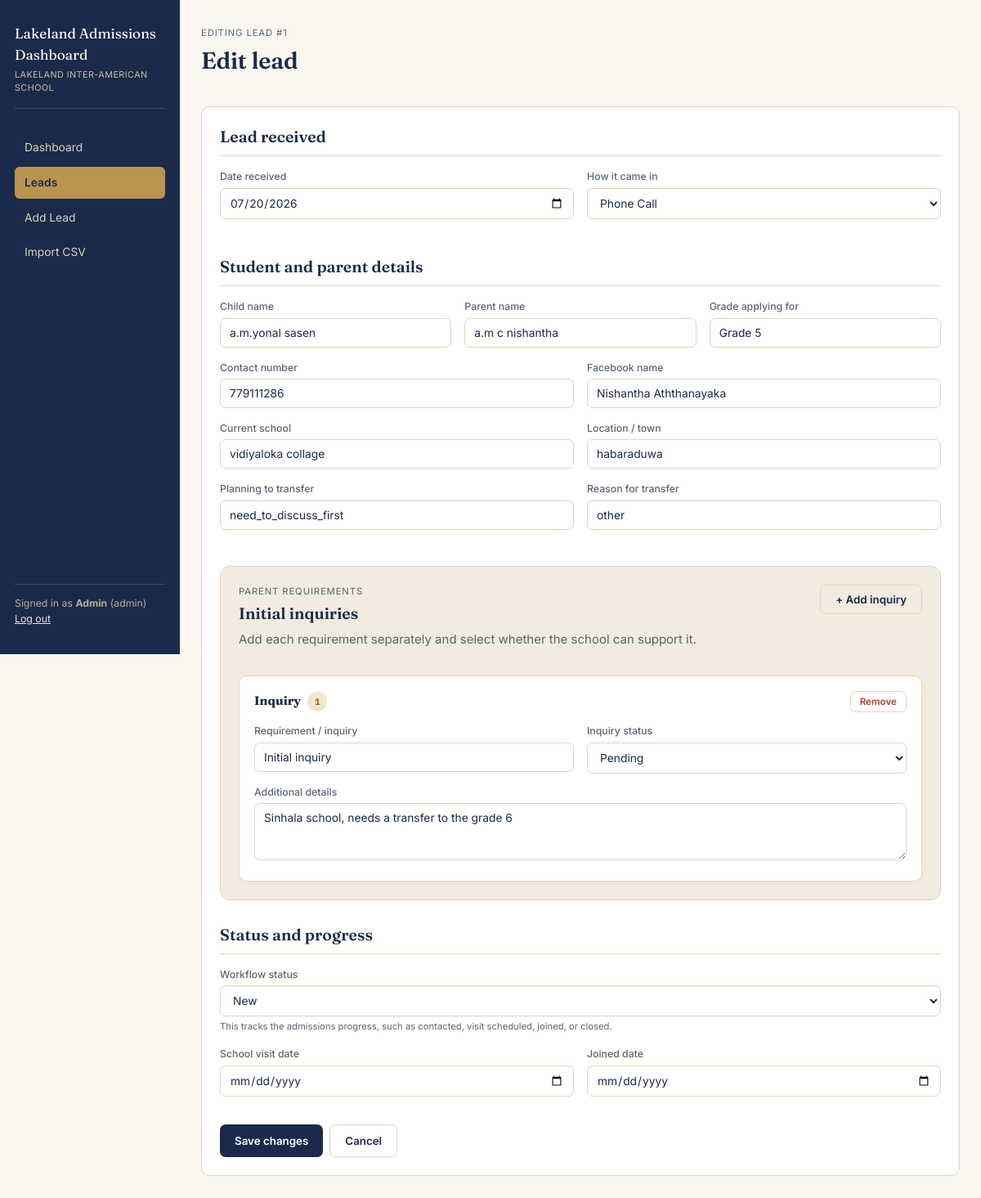
Screenshot of /lead_form.php?id=1 (signed in) with the database file from the repository.
### tables this page shows
CREATE TABLE IF NOT EXISTS leads (
  id INT AUTO_INCREMENT PRIMARY KEY,
  received_date DATE NOT NULL,
  source ENUM('lead_form','whatsapp','facebook','call_in','walk_in','referral','other') NOT NULL DEFAULT 'other',
  grade VARCHAR(50) DEFAULT '',
  contact VARCHAR(50) DEFAULT '',
  parent_name VARCHAR(120) DEFAULT '',
  child_name VARCHAR(120) DEFAULT '',
  current_school VARCHAR(180) DEFAULT '',
  location VARCHAR(120) DEFAULT '',
  fb_name VARCHAR(120) DEFAULT '',
  inquiry_notes TEXT,
  transfer_period VARCHAR(120) DEFAULT '',
  reason VARCHAR(150) DEFAULT '',
  status ENUM(
    'new',
    'contacted',
    'high_quality',
    'follow_up',
    'visit_scheduled',
    'visited',
    'converted',
    'not_interested',
    'rejected',
    'random_click'
  ) NOT NULL DEFAULT 'new',
  rejection_reason VARCHAR(255) DEFAULT NULL,
  visit_date DATE DEFAULT NULL,
  converted_date DATE DEFAULT NULL,
  created_at TIMESTAMP DEFAULT CURRENT_TIMESTAMP,
  updated_at TIMESTAMP DEFAULT CURRENT_TIMESTAMP ON UPDATE CURRENT_TIMESTAMP
);

### includes/helpers.php (called while the page is built, shortened)
<?php
function e(?string $value): string
{
    return htmlspecialchars(
        $value ?? '',
        ENT_QUOTES,
        'UTF-8'
    );
}

### lead_form.php (the view, shortened to what this page needs)
<?php
require_once __DIR__ . '/includes/auth.php';
require_once __DIR__ . '/includes/helpers.php';
$db = get_db();
$id = isset($_GET['id'])
    ? (int) $_GET['id']
    : (isset($_POST['id']) ? (int) $_POST['id'] : 0);
function lead_form_table_exists($db, $table)
{
    try {
        $stmt = $db->query("SHOW TABLES LIKE " . $db->quote($table));
        return (bool) $stmt->fetchColumn();
    } catch (Throwable $error) {
        return false;
    }
}
function lead_form_table_columns($db, $table)
{
    if (!lead_form_table_exists($db, $table)) {
        return [];
    }
    try {
        $rows = $db->query("SHOW COLUMNS FROM `{$table}`")->fetchAll(PDO::FETCH_ASSOC);
        return array_column($rows, 'Field');
    } catch (Throwable $error) {
        return [];
    }
}
$inquiryColumns = lead_form_table_columns($db, 'lead_inquiries');
$hasInquiryTable = !empty($inquiryColumns);
$inquiryStatusLabels = [
    'possible' => 'Possible',
    'not_possible' => 'Not Possible',
    'can_consider' => 'Can Consider',
    'adjustable' => 'Can Adjust',
    'recommended' => 'Recommended',
    'management_approval' => 'Need Management Approval',
    'alternative_available' => 'Alternative Available',
    'pending' => 'Pending',
    'completed' => 'Completed',
];
$lead = [
    'received_date' => date('Y-m-d'),
    'received_time' => date('H:i'),
    'source' => 'call_in',
    'grade' => '',
    'contact' => '',
    'contact_status' => 'new',
    'parent_name' => '',
    'child_name' => '',
    'current_school' => '',
    'location' => '',
    'fb_name' => '',
    'inquiry_notes' => '',
    'transfer_period' => '',
    'reason' => '',
    'status' => 'new',
    'parent_response' => 'pending',
    'rejection_reason' => '',
    'visit_date' => '',
    'converted_date' => '',
];
$inquiries = [
    [
        'inquiry_title' => '',
        'inquiry_details' => '',
        'inquiry_status' => 'pending',
    ],
];
if ($id > 0) {
    $stmt = $db->prepare('SELECT * FROM leads WHERE id = ?');
    $stmt->execute([$id]);
    $existing = $stmt->fetch(PDO::FETCH_ASSOC);
    $lead = array_merge($lead, $existing);
    if (!empty($lead['received_time'])) {
        $lead['received_time'] = substr((string) $lead['received_time'], 0, 5);
    }
    if ($hasInquiryTable) {
        $selectFields = array_values(array_intersect(
            ['inquiry_title', 'inquiry_details', 'inquiry_status'],
            $inquiryColumns
        ));
        if (
            in_array('lead_id', $inquiryColumns, true)
            && count($selectFields) === 3
        ) {
            $orderParts = [];
            if (in_array('created_at', $inquiryColumns, true)) {
                $orderParts[] = 'created_at ASC';
            }
            if (in_array('id', $inquiryColumns, true)) {
                $orderParts[] = 'id ASC';
            }
            $sql = 'SELECT inquiry_title, inquiry_details, inquiry_status
                    FROM lead_inquiries
                    WHERE lead_id = ?';
            if ($orderParts) {
                $sql .= ' ORDER BY ' . implode(', ', $orderParts);
            }
            $inquiryStmt = $db->prepare($sql);
            $inquiryStmt->execute([$id]);
            $savedInquiries = $inquiryStmt->fetchAll(PDO::FETCH_ASSOC);
            if ($savedInquiries) {
                $inquiries = $savedInquiries;
            } elseif (!empty($lead['inquiry_notes'])) {
                $inquiries = [[
                    'inquiry_title' => 'Initial inquiry',
                    'inquiry_details' => $lead['inquiry_notes'],
                    'inquiry_status' => 'pending',
                ]];
            }
        }
    } elseif (!empty($lead['inquiry_notes'])) {
        $inquiries = [[
            'inquiry_title' => 'Initial inquiry',
            'inquiry_details' => $lead['inquiry_notes'],
            'inquiry_status' => 'pending',
        ]];
    }
}
require __DIR__ . '/includes/layout_top.php';
?>
<div class="topbar">
    <div>
        <div class="eyebrow">
            <?= $id ? 'Editing lead #' . $id : 'New entry' ?>
        </div>
        <h1><?= $id ? 'Edit lead' : 'Add a new lead' ?></h1>
    </div>
</div>
<form method="post" class="card" id="leadForm">
    <h2>Lead received</h2>
    <div class="form-row">
        <div class="field">
            <label for="received_date">Date received</label>
            <input
                type="date"
                id="received_date"
                name="received_date"
                value="<?= e((string) $lead['received_date']) ?>"
                required
            >
        </div>
        <div class="field">
            <label for="source">How it came in</label>
            <select id="source" name="source" required>
                <?php foreach (SOURCE_LABELS as $key => $label): ?>
                    <option
                        value="<?= e($key) ?>"
                        <?= $lead['source'] === $key ? 'selected' : '' ?>
                    >
                        <?= e($label) ?>
                    </option>
                <?php endforeach; ?>
            </select>
        </div>
    </div>
    <h2>Student and parent details</h2>
    <div class="form-row">
        <div class="field">
            <label for="child_name">Child name</label>
            <input
                type="text"
                id="child_name"
                name="child_name"
                value="<?= e((string) $lead['child_name']) ?>"
            >
        </div>
        <div class="field">
            <label for="parent_name">Parent name</label>
            <input
                type="text"
                id="parent_name"
                name="parent_name"
                value="<?= e((string) $lead['parent_name']) ?>"
            >
        </div>
        <div class="field">
            <label for="grade">Grade applying for</label>
            <input
                type="text"
                id="grade"
                name="grade"
                value="<?= e((string) $lead['grade']) ?>"
                placeholder="e.g. Grade 8"
            >
        </div>
    </div>
    <div class="form-row">
        <div class="field">
            <label for="contact">Contact number</label>
            <input
                type="text"
                id="contact"
                name="contact"
                value="<?= e((string) $lead['contact']) ?>"
                required
            >
        </div>
        <div class="field">
            <label for="fb_name">Facebook name</label>
            <input
                type="text"
                id="fb_name"
                name="fb_name"
                value="<?= e((string) $lead['fb_name']) ?>"
            >
        </div>
    </div>
    <div class="form-row">
        <div class="field">
            <label for="current_school">Current school</label>
            <input
                type="text"
                id="current_school"
                name="current_school"
                value="<?= e((string) $lead['current_school']) ?>"
            >
        </div>
        <div class="field">
            <label for="location">Location / town</label>
            <input
                type="text"
                id="location"
                name="location"
                value="<?= e((string) $lead['location']) ?>"
            >
        </div>
    </div>
    <div class="form-row">
        <div class="field">
            <label for="transfer_period">Planning to transfer</label>
            <input
                type="text"
                id="transfer_period"
                name="transfer_period"
                value="<?= e((string) $lead['transfer_period']) ?>"
                placeholder="e.g. Next term or within one month"
            >
        </div>
        <div class="field">
            <label for="reason">Reason for transfer</label>
            <input
                type="text"
                id="reason"
                name="reason"
                value="<?= e((string) $lead['reason']) ?>"
                placeholder="e.g. Better academic support"
            >
        </div>
    </div>
    <section id="inquiries" class="lead-inquiry-form-section">
        <div class="section-title-row">
            <div>
                <div class="eyebrow">Parent requirements</div>
                <h2>Initial inquiries</h2>
                <p style="color:var(--slate); margin-top:4px;">
                    Add each requirement separately and select whether
                    the school can support it.
                </p>
            </div>
            <button
                type="button"
                class="btn btn-outline"
                onclick="addInquiryRow()"
            >
                + Add inquiry
            </button>
        </div>
        <div id="inquiryRows">
            <?php foreach ($inquiries as $index => $inquiry): ?>
                <div class="inquiry-form-row">
                    <div class="inquiry-form-row-header">
                        <strong>
                            Inquiry
                            <span class="inquiry-row-number"><?= $index + 1 ?></span>
                        </strong>
                        <button
                            type="button"
                            class="btn btn-sm btn-danger"
                            onclick="removeInquiryRow(this)"
                        >
                            Remove
                        </button>
                    </div>
                    <div class="form-row">
                        <div class="field">
                            <label>Requirement / inquiry</label>
                            <input
                                type="text"
                                name="inquiry_title[]"
                                value="<?= e((string) ($inquiry['inquiry_title'] ?? '')) ?>"
                                placeholder="e.g. Looking for English-medium education"
                            >
                        </div>
                        <div class="field">
                            <label>Inquiry status</label>
                            <select name="inquiry_status[]">
                                <?php foreach ($inquiryStatusLabels as $statusKey => $statusLabel): ?>
                                    <option
                                        value="<?= e($statusKey) ?>"
                                        <?= ($inquiry['inquiry_status'] ?? 'pending') === $statusKey
                                            ? 'selected'
                                            : '' ?>
                                    >
                                        <?= e($statusLabel) ?>
                                    </option>
                                <?php endforeach; ?>
                            </select>
                        </div>
                    </div>
                    <div class="field">
                        <label>Additional details</label>
                        <textarea
                            name="inquiry_details[]"
                            rows="3"
                            placeholder="Add useful information shared by the parent."
                        ><?= e((string) ($inquiry['inquiry_details'] ?? '')) ?></textarea>
                    </div>
                </div>
            <?php endforeach; ?>
        </div>
    </section>
    <h2>Status and progress</h2>
    <div class="form-row">
        <div class="field">
            <label for="status">Workflow status</label>
            <select id="status" name="status" required onchange="updateStatusFields()">
                <?php foreach (STATUS_LABELS as $key => $label): ?>
                    <option
                        value="<?= e($key) ?>"
                        <?= $lead['status'] === $key ? 'selected' : '' ?>
                    >
                        <?= e($label) ?>
                    </option>
                <?php endforeach; ?>
            </select>
            <small>
                This tracks the admissions progress, such as contacted,
                visit scheduled, joined, or closed.
            </small>
        </div>
    </div>
    <div class="form-row">
        <div class="field">
            <label for="visit_date">School visit date</label>
            <input
                type="date"
                id="visit_date"
                name="visit_date"
                value="<?= e((string) ($lead['visit_date'] ?? '')) ?>"
            >
        </div>
        <div class="field">
            <label for="converted_date">Joined date</label>
            <input
                type="date"
                id="converted_date"
                name="converted_date"
                value="<?= e((string) ($lead['converted_date'] ?? '')) ?>"
            >
        </div>
    </div>
    <div style="display:flex; gap:8px; flex-wrap:wrap; margin-top:18px;">
        <button type="submit" class="btn btn-primary">
            <?= $id ? 'Save changes' : 'Add lead' ?>
        </button>
        <a
            href="<?= $id ? 'lead_view.php?id=' . $id : 'leads.php' ?>"
            class="btn btn-outline"
        >
            Cancel
        </a>
    </div>
</form>
<?php require __DIR__ . '/includes/layout_bottom.php'; ?>

### rows the page displays
leads: received_date "07/20/2026", source "Phone Call", child_name "a.m.yonal sasen", parent_name "a.m c nishantha", grade "Grade 5", contact "779111286", fb_name "Nishantha Aththanayaka", current_school "vidiyaloka collage", location "habaraduwa", transfer_period "need_to_discuss_first", reason "other", status "New"

### other values shown
SITE_TITLE "Lakeland Admissions Dashboard"
SCHOOL_NAME "LAKELAND INTER-AMERICAN SCHOOL"
$user['display_name'] "Admin"
$user['role'] "admin"
$id "1"
form field value "Pending"
